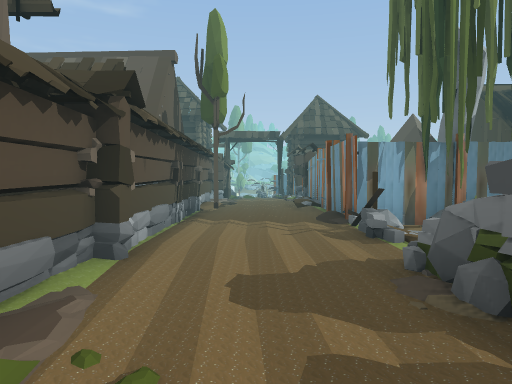
[1] (above)

24 first-person views from a walk through a 3-D level made in the Unity game engine. The camera is 1.5 m above the floor, tilts 2° down and sees 70° across. Doors are open. The floor is counted in squares, 2 m on a side. Each view is taken from the middle of a square. On the plan, view 1 faces up. The plan holds only what a view shows up to about 11 squares ahead; the rest is blank. The place goes on beyond the plan. The player is left out.

[2]
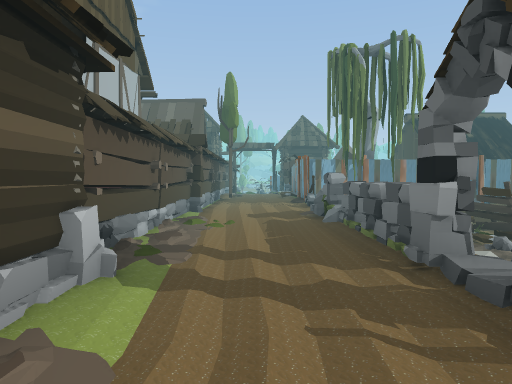

[3]
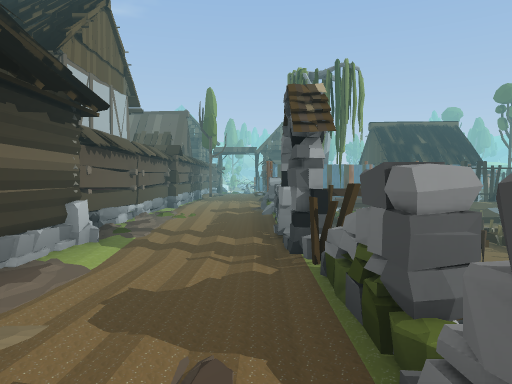

[4]
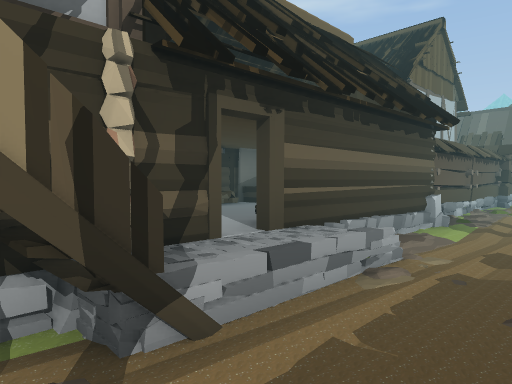

[5]
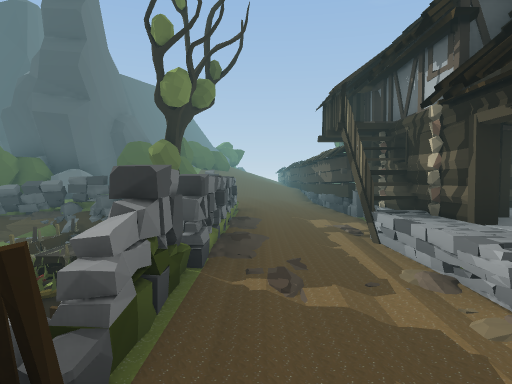

[6]
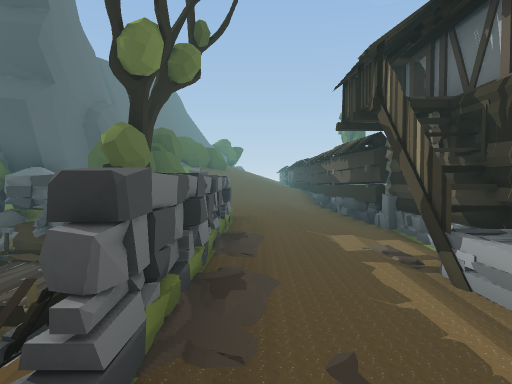

[7]
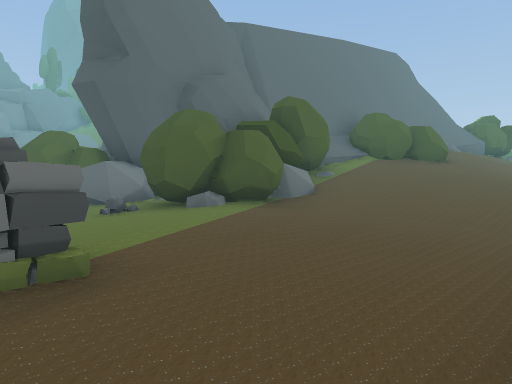

[8]
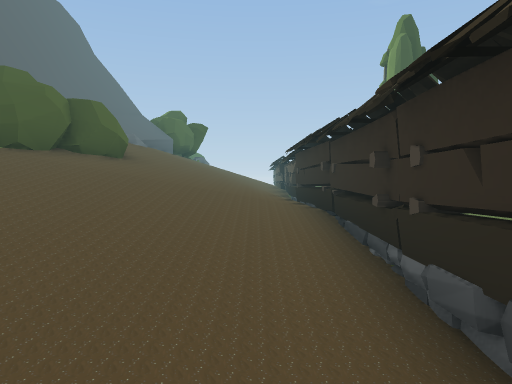

[9]
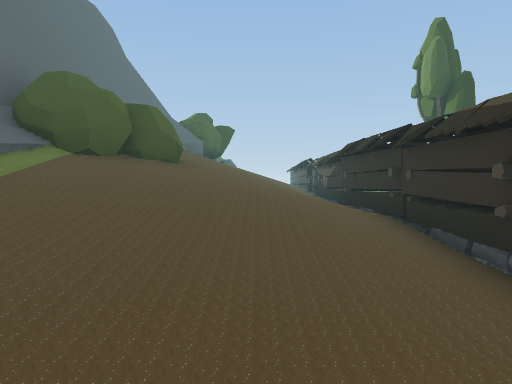

[10]
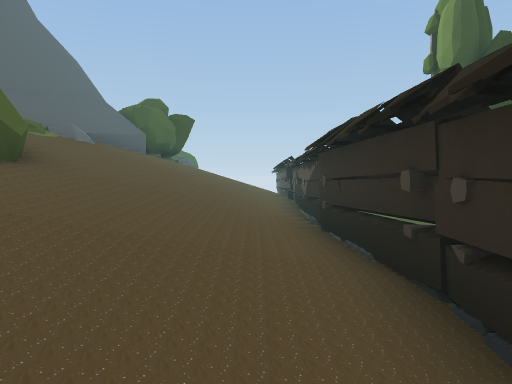

[11]
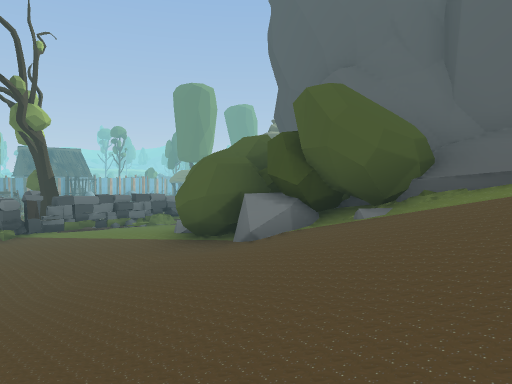

[12]
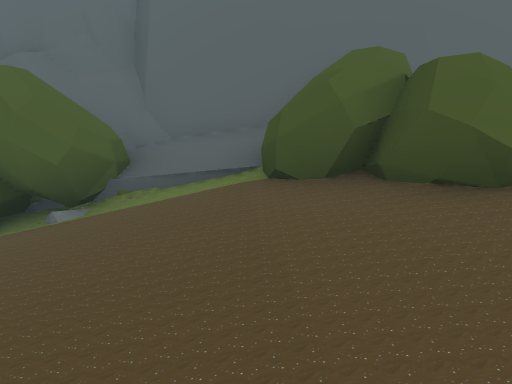

[13]
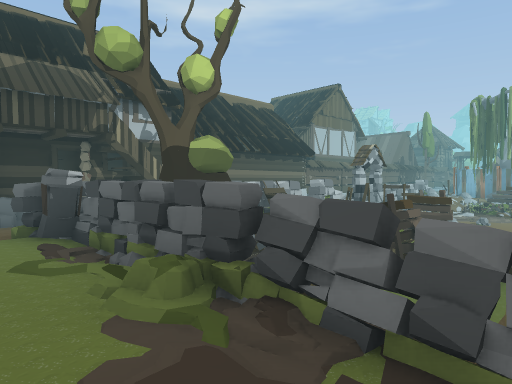

[14]
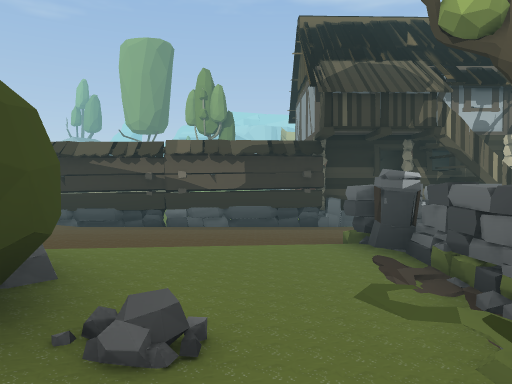

[15]
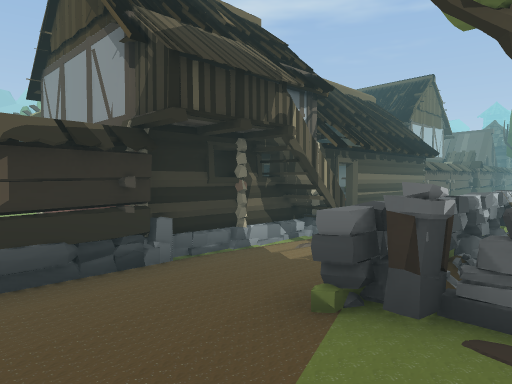

[16]
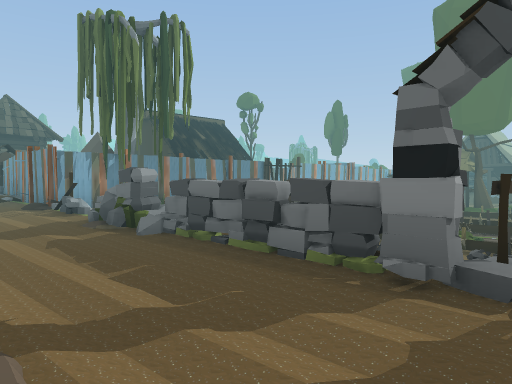

[17]
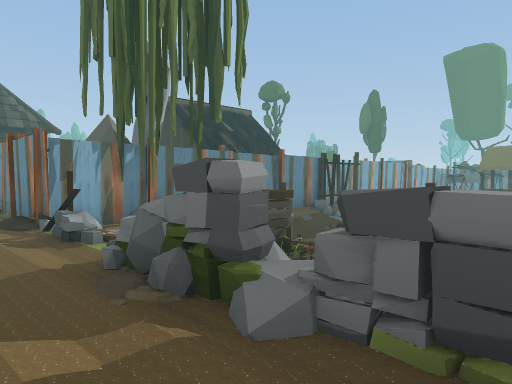

[18]
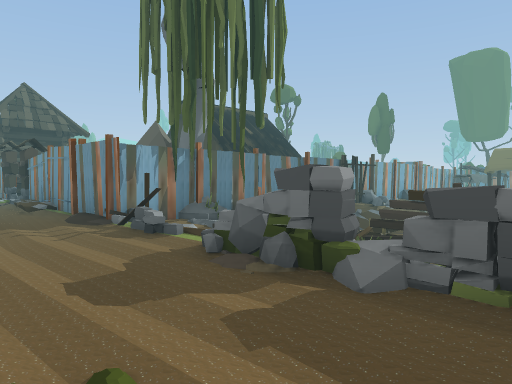

[19]
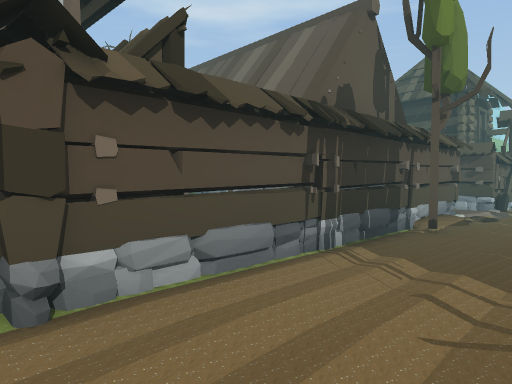

[20]
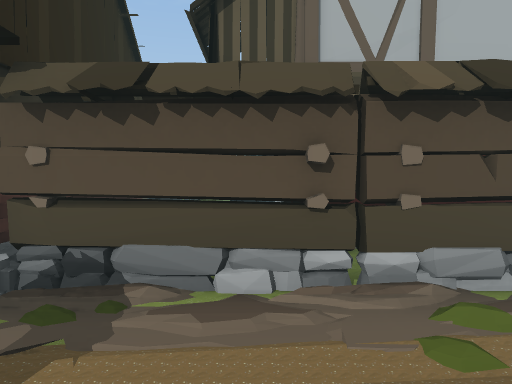

[21]
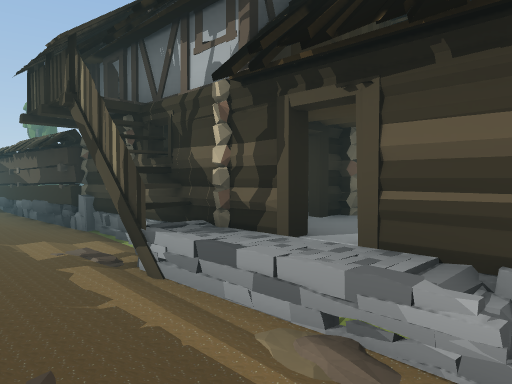

[22]
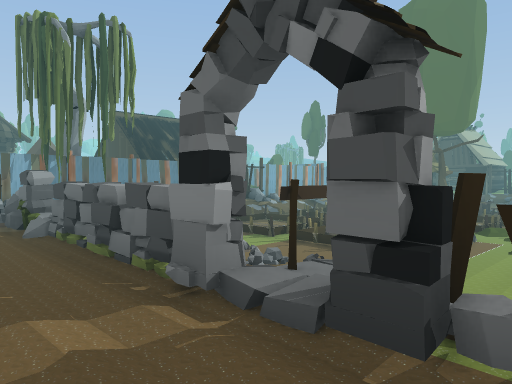

[23]
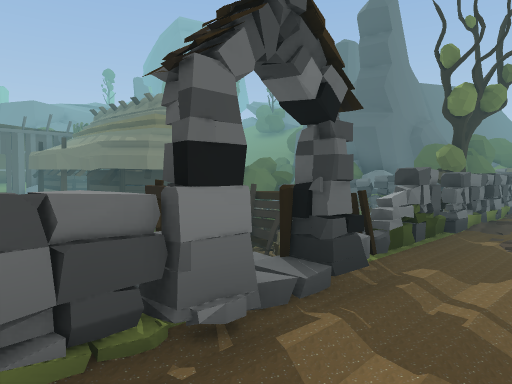

[24]
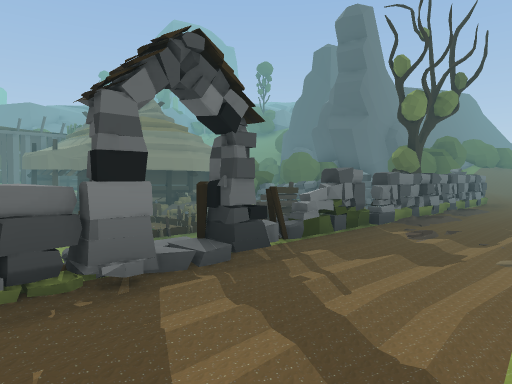

### Floor plan
Key: @ floor where view 1 was taken; # wall or solid block; x gap in a wall; . main floor; : floor 0.25 m higher than the main floor; + floor 0.5 m higher than the main floor; * floor 0.75 m higher than the main floor; - floor 0.75 m lower than the main floor; % floor 1 m higher than the main floor; _ floor 1 m lower than the main floor; & floor 1.25 m higher than the main floor; $ floor 1.5 m higher than the main floor; / step, stairs or slope; D open door; = window, fence, low wall or low ledge; O other object.
Columns run from 5 left of view 1 to 7 right of it. Each row starts with its distance up from view 1.
 10    #:./#
  9    #O./#
  8    #...
  7  ####..#O
  6    ##..OOO ##
  5 OO ##..xO   #
  4   OO#./#OOOO=
  3    ##./ OOO
  2 OOO##.OOOOO_
  1    #../O  _O
  0    #.@.O_-_O
 -1    #...OO__O
 -2 #   ../OO#_O
 -3 O   ...O##__
 -4 O+  ...##
 -5  ++ O..OOOO_
 -6   +##..OOOOO
 -7   +##.:OOOO
 -8  DDDO..OO OO
 -9  ####..O  __
-10  ###...OO==O
-11    #...OO OOO
-12 ## ##.:O::+:
-13     #.:++++::
-14     #::++OOOO
-15     #::+OOOO#
-16     #.:++OO##
-17     #:+//OO#
-18     #+///O##
-19     #*/////#
-20     #%///O##
-21     #%$/OO#
-22     #&//OO#
-23     #//// #
-24    /#///O/#
-25    +#/////#
-26     #///=##

Positions as (right, up) in squares from view 1, and headings:
1: (0, 0), facing up
2: (0, -5), facing up
3: (1, -7), facing up
4: (1, -9), facing up-left
5: (1, -3), facing down
6: (1, -5), facing down
7: (-1, -11), facing down-right
8: (0, -15), facing down
9: (1, -15), facing down
10: (0, -18), facing down
11: (0, -20), facing up-right
12: (0, -20), facing right
13: (7, -13), facing up-left
14: (6, -13), facing left
15: (3, -14), facing up-left
16: (-1, -3), facing up-right
17: (0, 0), facing up-right
18: (-1, 0), facing up-right
19: (1, 3), facing up-left
20: (1, 0), facing left
21: (1, -5), facing down-left
22: (0, -4), facing up-right
23: (0, -1), facing down-right
24: (-1, -1), facing down-right
